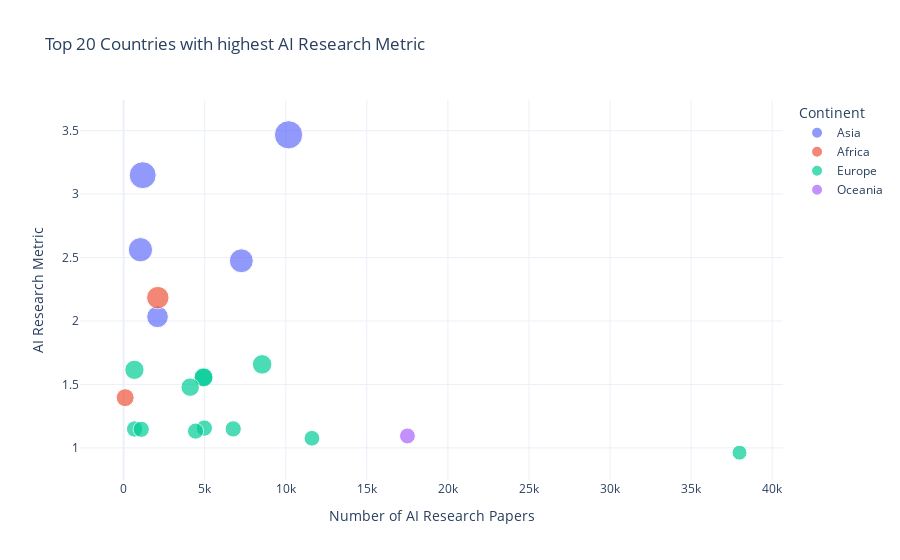

Source (notebook cell):
### Code cell
fig = px.scatter(
    data_api_topics.sort_values(by='research_metric_AI', ascending=False).reset_index(drop=True)[:20],
    x="AI_paper_count",
    y="research_metric_AI",
    color="continent",
    hover_name="Country",
    hover_data={
        "research_metric_AI": True,
        "AI_paper_count": True,
        "continent": True
    },
    title="Top 20 Countries with highest AI Research Metric",
)

fig.update_layout(
    xaxis_title="Number of AI Research Papers",
    yaxis_title="AI Research Metric",
    legend_title="Continent",
    template="plotly_white"
)

fig.show()

### Figure 1 — Plotly figure (JSON) as saved in the notebook; plotly's stock layout.template omitted (floating-point values rounded to 4 significant figures)
{"data": [{"customdata": [["Asia"], ["Asia"], ["Asia"], ["Asia"], ["Asia"]], "hovertemplate": "<b>%{hovertext}</b><br><br>continent=%{customdata[0]}<br>AI_paper_count=%{x}<br>research_metric_AI=%{marker.size}<extra></extra>", "hovertext": ["Hong Kong SAR, China", "Lebanon", "Cyprus", "Singapore", "Jordan"], "legendgroup": "Asia", "marker": {"color": "#636efa", "size": [3.467, 3.149, 2.561, 2.474, 2.033], "sizemode": "area", "sizeref": 0.008667, "symbol": "circle"}, "mode": "markers", "name": "Asia", "orientation": "v", "showlegend": true, "type": "scatter", "x": [10172, 1176, 1036, 7260, 2090], "xaxis": "x", "y": [3.467, 3.149, 2.561, 2.474, 2.033], "yaxis": "y"}, {"customdata": [["Africa"], ["Africa"]], "hovertemplate": "<b>%{hovertext}</b><br><br>continent=%{customdata[0]}<br>AI_paper_count=%{x}<br>research_metric_AI=%{marker.size}<extra></extra>", "hovertext": ["Tunisia", "Burundi"], "legendgroup": "Africa", "marker": {"color": "#EF553B", "size": [2.184, 1.396], "sizemode": "area", "sizeref": 0.008667, "symbol": "circle"}, "mode": "markers", "name": "Africa", "orientation": "v", "showlegend": true, "type": "scatter", "x": [2107, 95], "xaxis": "x", "y": [2.184, 1.396], "yaxis": "y"}, {"customdata": [["Europe"], ["Europe"], ["Europe"], ["Europe"], ["Europe"], ["Europe"], ["Europe"], ["Europe"], ["Europe"], ["Europe"], ["Europe"], ["Europe"]], "hovertemplate": "<b>%{hovertext}</b><br><br>continent=%{customdata[0]}<br>AI_paper_count=%{x}<br>research_metric_AI=%{marker.size}<extra></extra>", "hovertext": ["Switzerland", "Luxembourg", "Norway", "Denmark", "Finland", "Portugal", "Sweden", "Estonia", "Slovenia", "Greece", "Netherlands", "United Kingdom"], "legendgroup": "Europe", "marker": {"color": "#00cc96", "size": [1.658, 1.615, 1.56, 1.554, 1.479, 1.156, 1.149, 1.149, 1.146, 1.132, 1.076, 0.9622], "sizemode": "area", "sizeref": 0.008667, "symbol": "circle"}, "mode": "markers", "name": "Europe", "orientation": "v", "showlegend": true, "type": "scatter", "x": [8542, 666, 4921, 4931, 4105, 4977, 6758, 675, 1085, 4436, 11615, 37988], "xaxis": "x", "y": [1.658, 1.615, 1.56, 1.554, 1.479, 1.156, 1.149, 1.149, 1.146, 1.132, 1.076, 0.9622], "yaxis": "y"}, {"customdata": [["Oceania"]], "hovertemplate": "<b>%{hovertext}</b><br><br>continent=%{customdata[0]}<br>AI_paper_count=%{x}<br>research_metric_AI=%{marker.size}<extra></extra>", "hovertext": ["Australia"], "legendgroup": "Oceania", "marker": {"color": "#ab63fa", "size": [1.094], "sizemode": "area", "sizeref": 0.008667, "symbol": "circle"}, "mode": "markers", "name": "Oceania", "orientation": "v", "showlegend": true, "type": "scatter", "x": [17505], "xaxis": "x", "y": [1.094], "yaxis": "y"}], "layout": {"legend": {"itemsizing": "constant", "title": {"text": "Continent"}, "tracegroupgap": 0}, "title": {"text": "Top 20 Countries with highest AI Research Metric"}, "xaxis": {"anchor": "y", "domain": [0, 1], "title": {"text": "Number of AI Research Papers"}}, "yaxis": {"anchor": "x", "domain": [0, 1], "title": {"text": "AI Research Metric"}}}}
